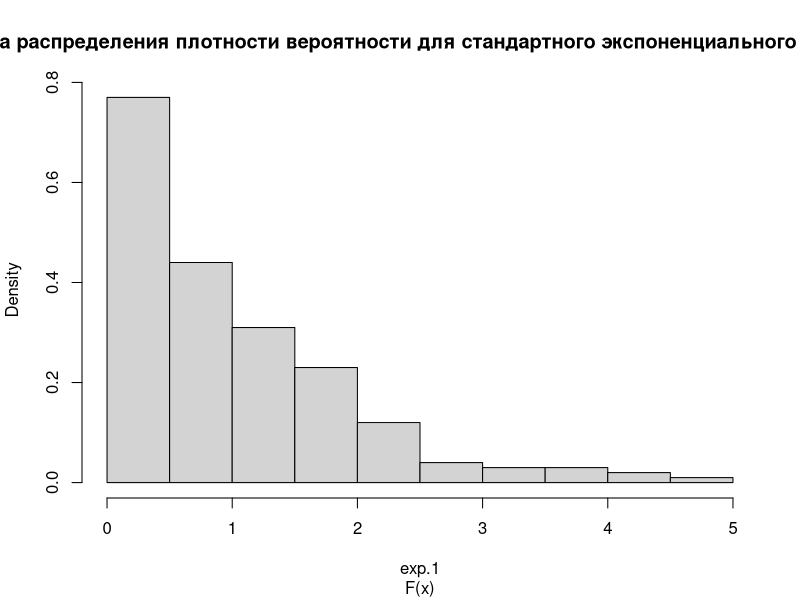
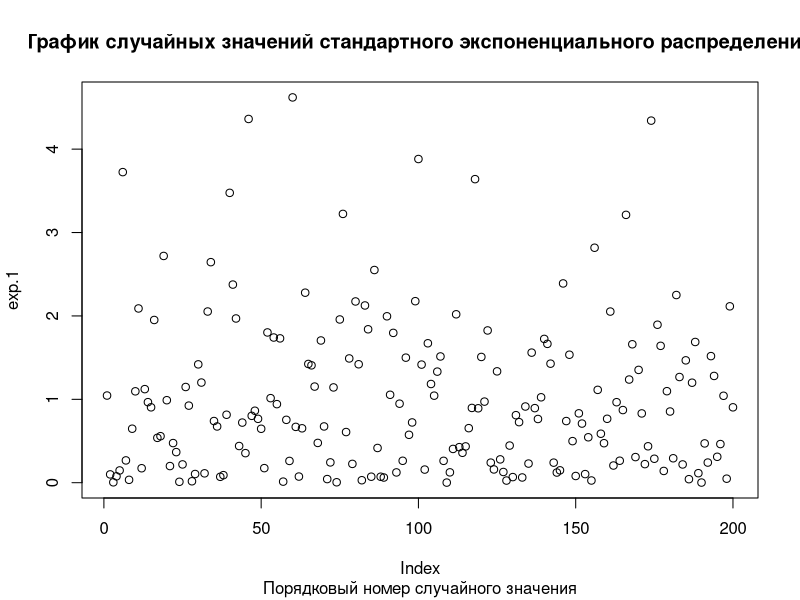
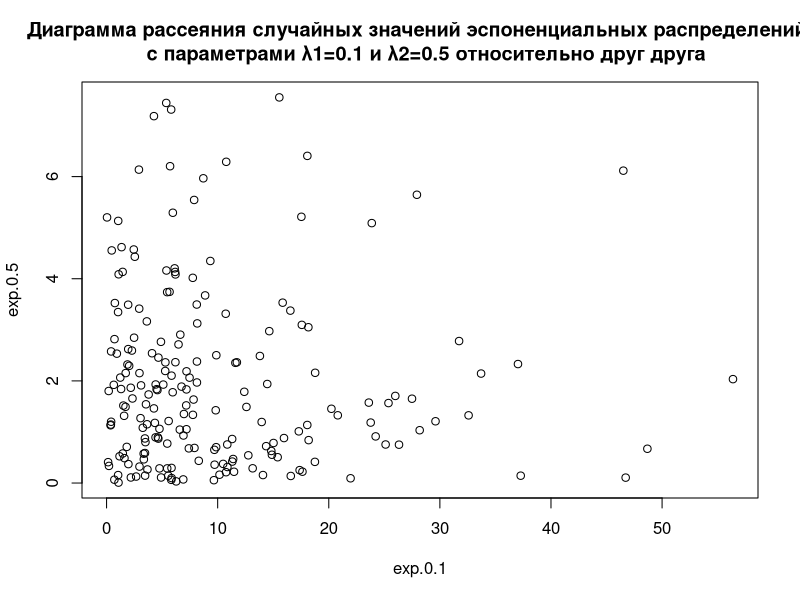
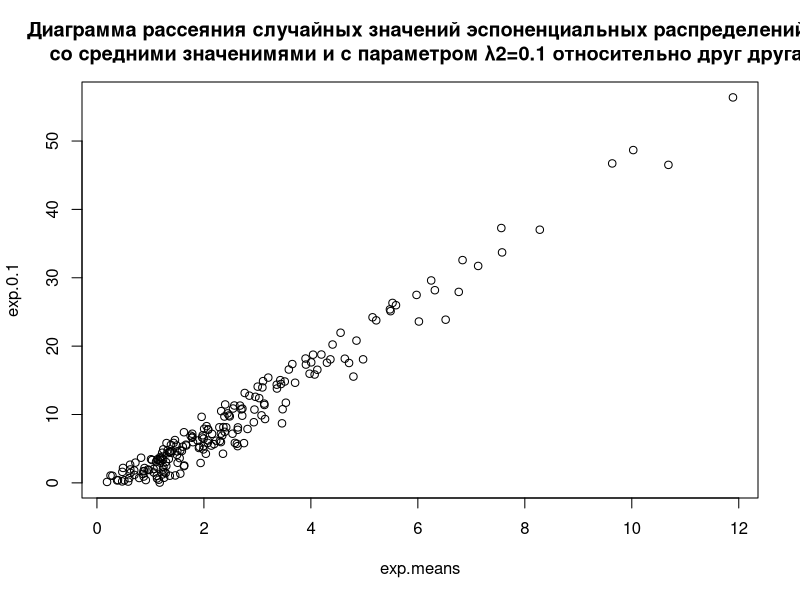
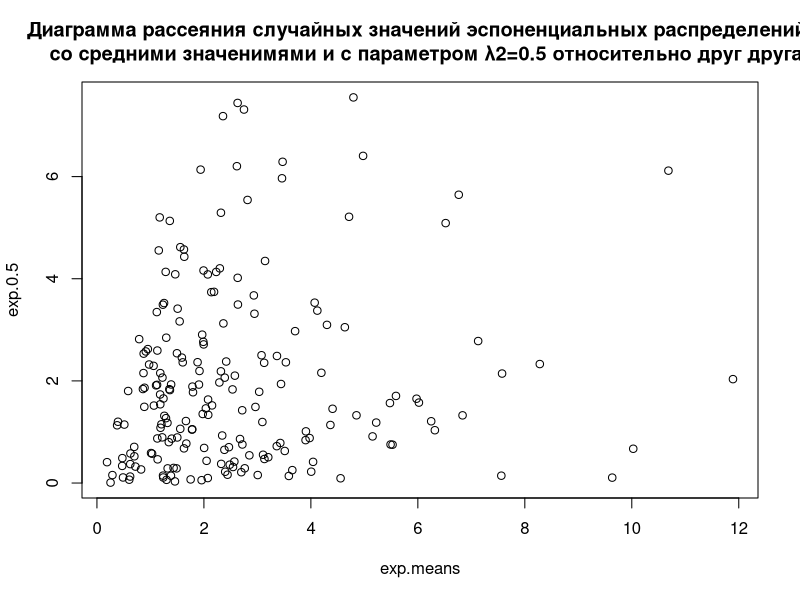
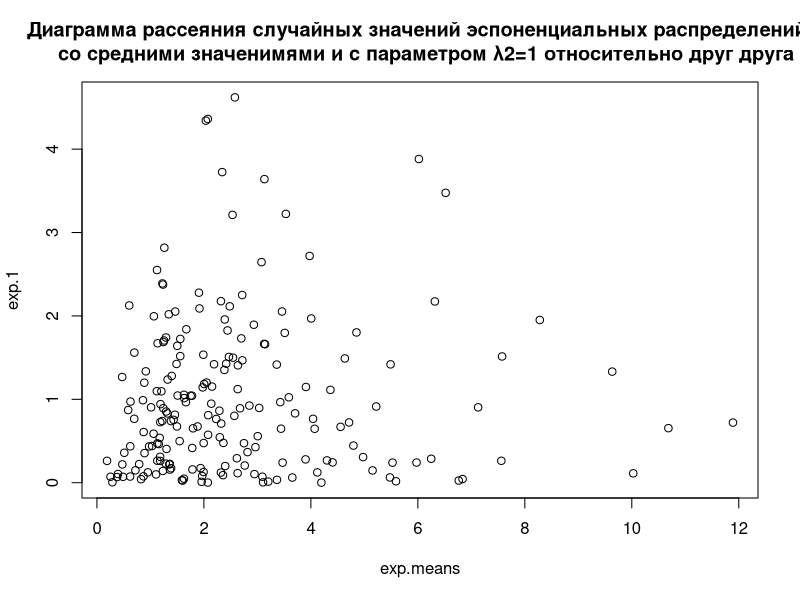
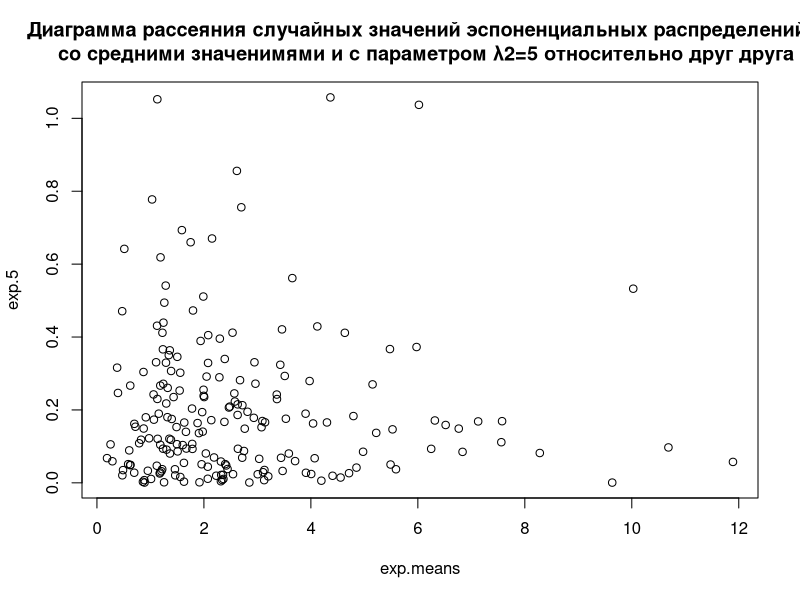
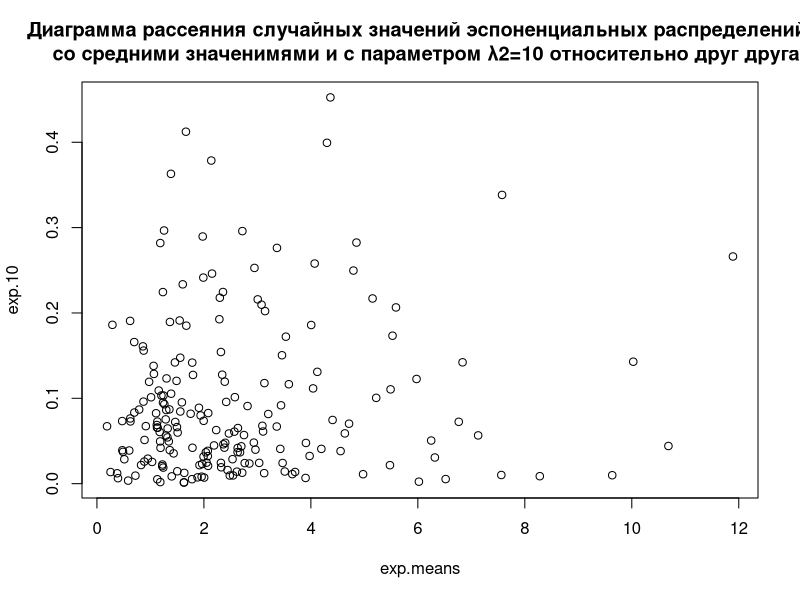

Write the R code that produced these figures, in order.
## ---- chunk 1
knitr::opts_chunk$set(echo = TRUE)
## ---- chunk 2
exp.1<-rexp(200)
mean(exp.1)
sd(exp.1)
## ---- chunk 3
exp.0.1<-rexp(200, 0.1)
mean(exp.0.1)
sd(exp.0.1)
exp.0.5<-rexp(200, 0.5)
mean(exp.0.5)
sd(exp.0.5)
exp.5<-rexp(200, 5)
mean(exp.5)
sd(exp.5)
exp.10<-rexp(200, 10)
mean(exp.10)
sd(exp.10)
## ---- chunk 4
hist(exp.1,prob=TRUE,main="Гистограмма распределения плотности вероятности для стандартного экспоненциального распределения", sub = "F(x)") 
## ---- chunk 5
plot(exp.1, main="График случайных значений стандартного экспоненциального распределения", 
     sub = "Порядковый номер случайного значения")
## ---- chunk 6
plot(exp.0.1, exp.0.5, main = "Диаграмма рассеяния случайных значений эспоненциальных распределений 
  с параметрами λ1=0.1 и λ2=0.5 относительно друг друга")
## ---- chunk 7
exp.means<-(exp.1+exp.0.1+exp.0.5+exp.5+exp.10)/5
## ---- chunk 8
plot(exp.means, exp.0.1, main = "Диаграмма рассеяния случайных значений эспоненциальных распределений 
  со средними значенимями и с параметром λ2=0.1 относительно друг друга")
plot(exp.means, exp.0.5, main = "Диаграмма рассеяния случайных значений эспоненциальных распределений 
  со средними значенимями и с параметром λ2=0.5 относительно друг друга")
plot(exp.means, exp.1, main = "Диаграмма рассеяния случайных значений эспоненциальных распределений 
  со средними значенимями и с параметром λ2=1 относительно друг друга")
plot(exp.means, exp.5, main = "Диаграмма рассеяния случайных значений эспоненциальных распределений 
  со средними значенимями и с параметром λ2=5 относительно друг друга")
plot(exp.means, exp.10, main = "Диаграмма рассеяния случайных значений эспоненциальных распределений 
  со средними значенимями и с параметром λ2=10 относительно друг друга")
## ---- chunk 9
exp.array<-array(c(exp.1, exp.0.1, exp.0.5, exp.5, exp.10), dim=c(200, 5))
exp.sd<-apply(exp.array, 1, sd)
plot(exp.sd, exp.0.1, main = "Диаграмма рассеяния случайных значений эспоненциальных распределений 
  со стандартными оклонениями и с параметром λ2=0.1 относительно друг друга")
plot(exp.sd, exp.0.5, main = "Диаграмма рассеяния случайных значений эспоненциальных распределений 
     со стандартными оклонениями и с параметром λ2=0.5 относительно друг друга")
plot(exp.sd, exp.1, main = "Диаграмма рассеяния случайных значений эспоненциальных распределений 
     со стандартными оклонениями и с параметром λ2=1 относительно друг друга")
plot(exp.sd, exp.5, main = "Диаграмма рассеяния случайных значений эспоненциальных распределений 
     со стандартными оклонениями и с параметром λ2=5 относительно друг друга")
plot(exp.sd, exp.10, main = "Диаграмма рассеяния случайных значений эспоненциальных распределений 
     со стандартными оклонениями и с параметром λ2=10 относительно друг друга")
## ---- chunk 10
plot(exp.sd, exp.means, main = "Диаграмма рассеяния случайных значений эспоненциальных распределений 
  со стандартными оклонениями и со средними значенимями относительно друг друга")
## ---- chunk 11
huge.exp.1<-rexp(1100000)
mean(huge.exp.1)
sd(huge.exp.1)
## ---- chunk 12
hist(huge.exp.1, prob = TRUE) 
curve(dexp(x), from = 0, to = 20, add = TRUE, col = "blue")
## ---- chunk 13
sum<-0
count<-0
for (i in 1:length(huge.exp.1)){
  if (huge.exp.1[i] > 1)
  {
    sum<-sum+huge.exp.1[i]
    count<-count+1
  }
}
sum/count
count
## ---- chunk 14
huge.exp.1.mat<-matrix(huge.exp.1, nrow = 1100, ncol = 1000)
hist(huge.exp.1.mat, prob = TRUE)
## ---- chunk 15
mean(huge.exp.1.mat[,137])
## ---- chunk 16
mean.v<-c()
for (j in 1:ncol(huge.exp.1.mat)){
  mean.v[j]<-mean(huge.exp.1.mat[,j])
}
barplot(mean.v)
## ---- chunk 17
huge.exp.1.power.2<-huge.exp.1^2
mean(huge.exp.1.power.2) 
sd(huge.exp.1.power.2)

sum1<-0
count1<-0
sum2<-0
count2<-0
for (i in 1:length(huge.exp.1.power.2)){
  if (huge.exp.1.power.2[i] > 1)
  {
    sum1<-sum1+huge.exp.1.power.2[i]
    count1<-count1+1
  }
  else
  {
    sum2<-sum2+huge.exp.1.power.2[i]
    count2<-count2+1
  }
}
count2/count1
sum1/sum2
